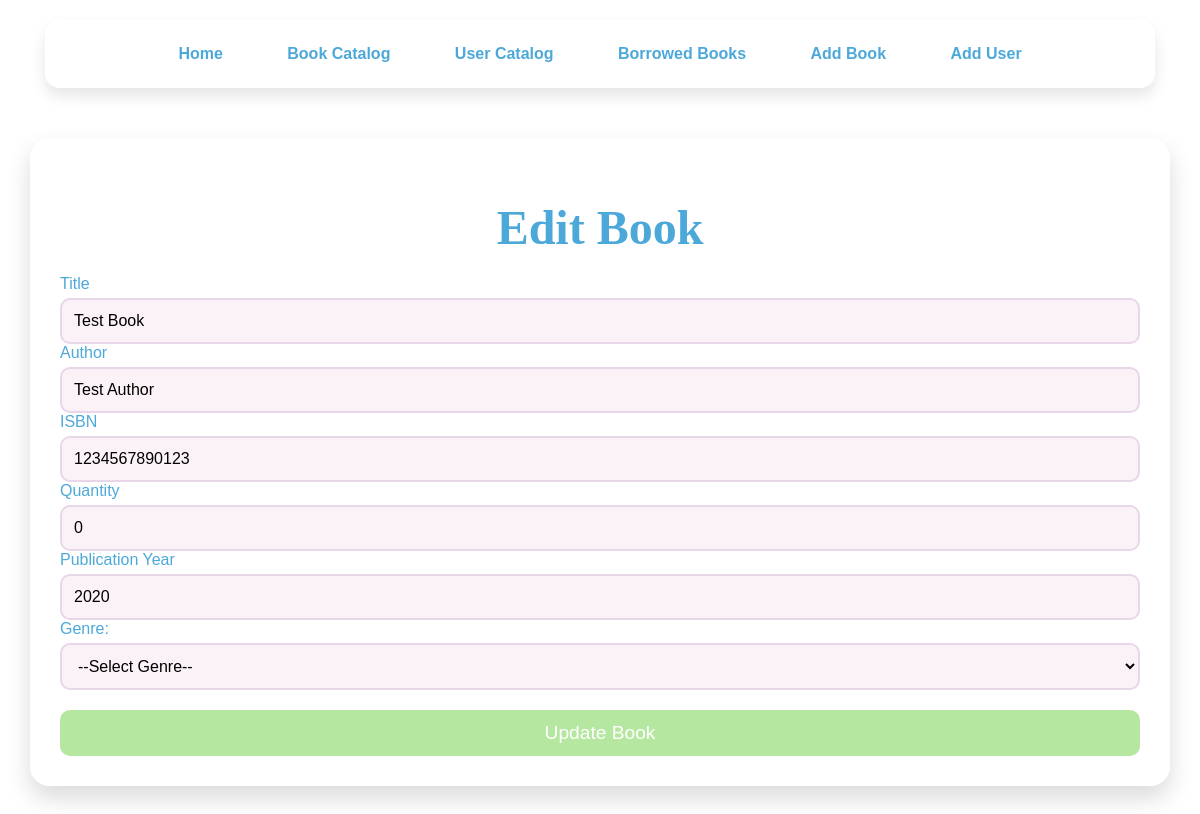
The app's page /edit_book/1, older data.
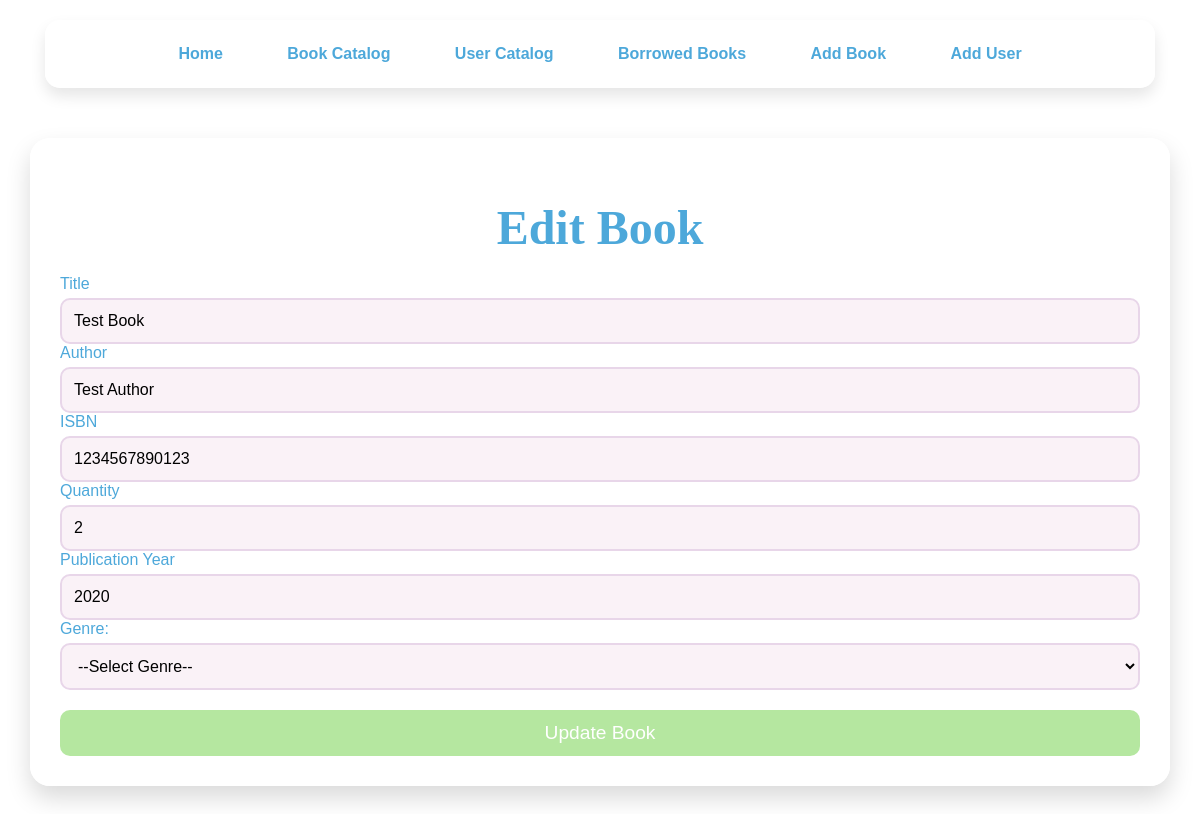
The same page, newer data.
### app/models.py (models this page shows, shortened)
class Book(db.Model):
    id = db.Column(db.Integer, primary_key=True)
    title = db.Column(db.String(150), nullable=False)
    author = db.Column(db.String(150), nullable=False)
    isbn = db.Column(db.String(13), unique=True, nullable=False)
    quantity = db.Column(db.Integer, nullable=False, default=1)
    publication_year = db.Column(db.Integer, nullable=False)
    genre = db.Column(db.String(100), nullable=False)
    borrows = db.relationship('Borrow', backref='book', lazy=True)

### app/routes.py (the view, shortened to what this page needs)
@main.route('/edit_book/<int:book_id>', methods=['GET', 'POST'])
def edit_book(book_id):
    book = Book.query.get_or_404(book_id)
    form = BookForm(obj=book)
    return render_template('edit_book.html', form=form)

### app/forms.py
class BookForm(FlaskForm):
    title = StringField('Title', validators=[DataRequired(), Length(min=1, max=150)])
    author = StringField('Author', validators=[DataRequired(), Length(min=1, max=150)])
    isbn = StringField('ISBN', validators=[DataRequired(), Length(min=13, max=13)])
    quantity = IntegerField('Quantity', validators=[DataRequired(), NumberRange(min=1)])
    publication_year = IntegerField('Publication Year',
                                    validators=[DataRequired(), NumberRange(min=1000, max=date.today().year)])
    genre = StringField('Genre', validators=[DataRequired(), Length(min=1, max=100)])
    submit = SubmitField('Save Book')

### app/templates/edit_book.html (shortened to what this page needs)
<!DOCTYPE html>
<html lang="en">
<head>
</head>
<body>
<nav>
    <a href="{{ url_for('main.home') }}"> Home</a>
    <a href="{{ url_for('main.catalog') }}"> Book Catalog</a>
    <a href="{{ url_for('main.users') }}"> User Catalog</a>
    <a href="{{ url_for('main.borrowed_books') }}"> Borrowed Books</a>
    <a href="{{ url_for('main.add_book') }}"> Add Book</a>
    <a href="{{ url_for('main.add_user') }}"> Add User</a>
</nav>
<div class="container">
    <h1>Edit Book</h1>
    <div class="form-container">
        <form method="POST">
            {{ form.title.label }} {{ form.title() }}<br>
            {{ form.author.label }} {{ form.author() }}<br>
            {{ form.isbn.label }} {{ form.isbn() }}<br>
            {{ form.quantity.label }} {{ form.quantity() }}<br>
            {{ form.publication_year.label }} {{ form.publication_year() }}<br>
            <label for="genre">Genre:</label>
            <select id="genre" name="genre">
                <option value="">--Select Genre--</option>
            </select>
            <button type="submit">Update Book</button>
        </form>
    </div>
</div>
</body>
</html>

Row changes from the older to the newer data that the page shows:
changed Book "Test Book": quantity "0" → "2"
